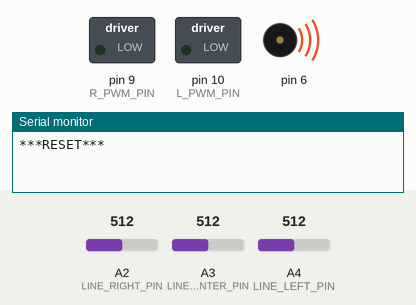
Simulated run of this sketch. Board: Arduino Mega 2560, built with avr-gcc and run on an emulated ATmega2560. On the bench: switched loads named in the sketch (green lamp = pin HIGH), buzzer (waves = sounding), the last lines printed to the serial monitor. The inputs (shaded band) are chosen by the test bench; at power-on: A2 (LINE_RIGHT_PIN) = 512, A4 (LINE_LEFT_PIN) = 512, A3 (LINE_CENTER_PIN) = 512.

Above: at 3.6 s.
5.0 s: A2 (LINE_RIGHT_PIN) set to 994
At 7.0 s:
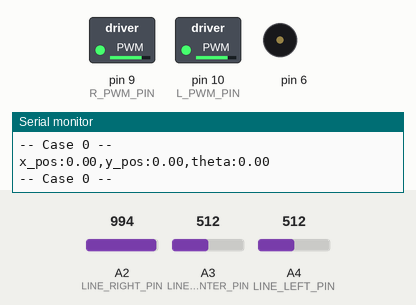
8.0 s: A2 (LINE_RIGHT_PIN) set to 1023
11.0 s: A4 (LINE_LEFT_PIN) set to 900
At 13.21 s:
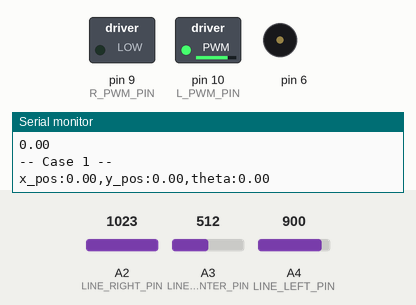
14.0 s: A4 (LINE_LEFT_PIN) set to 5
17.0 s: A4 (LINE_LEFT_PIN) set to 29
20.0 s: A4 (LINE_LEFT_PIN) set to 34
Timing chart, 0 to 24.0 s (numbered marks = the images above; inputs shaded):
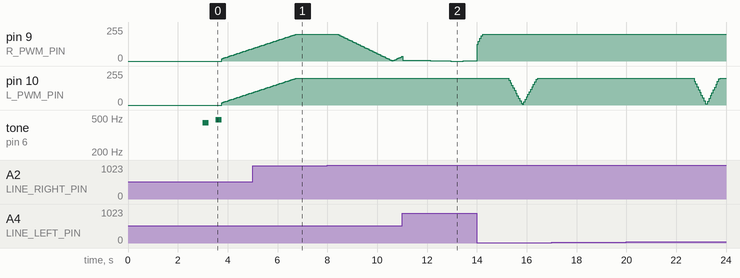

The sketch:

Joe_Task1.ino
```cpp
#include "encoders.h"
#include "pid.h"
#include "line_sensors.h"
#include "timer.h"
#include "kinematics.h"

//Pin definitions for motor
#define L_PWM_PIN 10
#define L_DIR_PIN 16
#define R_PWM_PIN  9
#define R_DIR_PIN 15

#define FWD LOW
#define BCK HIGH

float Kp_left = 0.5; //Proportional gain for position controller
float Kd_left = 0; //Derivative gain for position controller
float Ki_left = 0.1; //Integral gain for position controller

float Kp_right = 0.5; //Proportional gain for position controller
float Kd_right = 0; //Derivative gain for position controller
float Ki_right = 0.1; //Integral gain for position controller

float Kp_head = 0.06; //Proportional gain for position controller
float Kd_head = 0.01; //Derivative gain for position controller
float Ki_head = 0; //Integral gain for position controller

float Kp_head_turn = 1; //Proportional gain for position controller
float Kd_head_turn = 0.0; //Derivative gain for position controller
float Ki_head_turn = 0.0; //Integral gain for position controller

PID left_PID(Kp_left, Ki_left, Kd_left); //Position controller for left wheel position
PID right_PID(Kp_right, Ki_right, Kd_right); //Position controller for left wheel position
PID heading_pid(Kp_head, Ki_head, Kd_head);
PID head_turn_pid(Kp_head_turn, Ki_head_turn, Kd_head_turn);

// You may need to change these depending on how you wire
// in your line sensor.
#define LINE_LEFT_PIN A4 //Pin for the left line sensor
#define LINE_CENTER_PIN A3 //Pin for the centre line sensor
#define LINE_RIGHT_PIN A2 //Pin for the right line sensor

LineSensor line_left(LINE_LEFT_PIN); //Create a line sensor object for the left sensor
LineSensor line_center(LINE_CENTER_PIN); //Create a line sensor object for the centre sensor
LineSensor line_right(LINE_RIGHT_PIN); //Create a line sensor object for the right sensor

#define BAUD_RATE = 115200;

float velocity_l = 0;
float velocity_r = 0;

long last_count_el = 0;
long last_count_er = 0;

unsigned long PID_timer_max = 500;
unsigned long Kinematics_timer_max = 1000;
Timer PID_timer(PID_timer_max, false);
Timer Kinematics_timer(Kinematics_timer_max, false);
Timer Vel_timer(1000000000, false);

bool online = false;

int confidence = 0;
int confidence_diff = 5;
int confidence_thresh = 100;

bool has_been_online = false;

Kinematics k;
bool forwards = true;

int state = 0;

void setupMotorPins()
{
    // Set our motor driver pins as outputs.
  pinMode( L_PWM_PIN, OUTPUT );
  pinMode( L_DIR_PIN, OUTPUT );
  pinMode( R_PWM_PIN, OUTPUT );
  pinMode( R_DIR_PIN, OUTPUT );

  digitalWrite( L_DIR_PIN, LOW  );
  digitalWrite( R_DIR_PIN, LOW );
}

// Remember, setup only runs once.
void setup()
{

  // These two function set up the pin
  // change interrupts for the encoders.
  setupEncoder0();
  setupEncoder1();

  // Initialise your other globals variables
  // and devices.

  // Initialise the Serial communication
  head_turn_pid.setMax(15);
  Serial.begin( 9600 );
  delay(3000);
  Serial.println("***RESET***");
  tone(6, 440, 250);
  delay(500);
  line_left.calibrate();
  line_center.calibrate();
  line_right.calibrate();
  tone(6, 480, 250);
  delay(250);
  head_turn_pid.setMax(80.0);
  k.setDebug(true);
}

// Remmeber, loop is called again and again.
void loop()
{
  switch(state){
    case 0:
      Serial.println("-- Case 0 --");

      if(Kinematics_timer.IsTime()){
        k.update(count_el, count_er);
      }

      if(not(CheckForLine())){
        UpdateDirection(30,30);
      }
      else state = 1;
      break;
    case 1:
      Serial.println("-- Case 1 --");
      if(Kinematics_timer.IsTime()){
        float theta =  k.update(count_el, count_er);
        Serial.println(theta);
      }
      if(PID_timer.IsTime()){
        follow_line(10);
      }
      if(!CheckForLine()){
        Serial.println("End of line");
        UpdateDirection(0,0);
        analogWrite(L_PWM_PIN, 0);
        analogWrite(R_PWM_PIN, 0);
        tone(6, 440, 250);
        delay(1000);
        state = 2;
      }
      break;
    case 2:
      Serial.println("Case 2");
      float angle = k.GetAngleToHome();
      Serial.println("angle:");
      Serial.println(angle);
      delay(3000);
      GoHome(20);
      break;
    case 3:
      Serial.println("Case 3");
      tone(6, 440, 250);
      delay(1000);
      break;
    default:
      Serial.println("Default");
      break;
  }
}

void TurnInDirection(float dir){
  analogWrite(L_PWM_PIN, 0);
  analogWrite(R_PWM_PIN, 0);
  float current_head = k.update(count_el, count_er);
  PID_timer.Reset();
  Kinematics_timer.Reset();
  float output = head_turn_pid.update(dir, current_head);
  while(abs(output) > 1){
    if(PID_timer.IsTime()){
      current_head = k.update(count_el,count_er);
      output = head_turn_pid.update(dir, current_head);
      UpdateDirection(output, -output);
    }
  }
  analogWrite(L_PWM_PIN, 0);
  analogWrite(R_PWM_PIN, 0);
}

void TurnToHome(){
  TurnInDirection(k.GetAngleToHome());
}

bool UpdateLineConfidence(int confidence, int value){
  if (line_left.IsOnline() || line_center.IsOnline() || line_center.IsOnline()) confidence += value;
  else confidence -= value;
}

bool CheckForLine(){
  if(line_left.IsOnline() || line_center.IsOnline() || line_right.IsOnline()) return true;
  if(line_left.read_calibrated() + line_center.read_calibrated() > 500) return true;
  if(line_right.read_calibrated() + line_center.read_calibrated() > 500) return true;
  return false;
}

void GoHome(int bias){
  TurnInDirection(k.GetAngleToHome());
  float current_head = k.update(count_el, count_er);
  PID_timer.Reset();
  Kinematics_timer.Reset();
  float output = head_turn_pid.update(k.GetAngleToHome(), current_head);
  while(!k.IsHome()){
    if(PID_timer.IsTime()){
      current_head = k.update(count_el,count_er);
      output = head_turn_pid.update(k.GetAngleToHome(), current_head);
      UpdateDirection(bias + output, bias - output);
    }
  }
  analogWrite(L_PWM_PIN, 0);
  analogWrite(R_PWM_PIN, 0);
  tone(6, 440, 250);
  delay(5000);
}

void UpdateDirection(int left_demand, int right_demand){
  int diff_l = (int) count_el - last_count_el;
  int diff_r = (int) count_er - last_count_er;
  last_count_el = count_el;
  last_count_er = count_er;

  float float_elapsed = Vel_timer.GetElapsed();

  velocity_l = (float)(diff_l/(float_elapsed)) * 100000;
  velocity_r = (float)(diff_r/(float_elapsed)) * 100000;

  float output_l = left_PID.update(left_demand, velocity_l);
  float output_r = right_PID.update(right_demand, velocity_r);

//  --- Debugging prints ---
//  Serial.print("Demand:");
//  Serial.print(left_demand);
//  Serial.print(",diff_l:");
//  Serial.print(diff_l);
//  Serial.print(",Elapsed:");
//  Serial.print(float_elapsed);
//  Serial.print(",velocity:");
//  Serial.print(velocity_l);
//  Serial.print(",output:");
//  Serial.print(output_l);
//  Serial.print('\n');

  if(output_l > 0) digitalWrite( L_DIR_PIN, FWD );
  else digitalWrite( L_DIR_PIN, BCK );
  analogWrite(L_PWM_PIN, abs(output_l));

  if(output_r > 0) digitalWrite( R_DIR_PIN, FWD );
  else digitalWrite( R_DIR_PIN, BCK );
  analogWrite(R_PWM_PIN, abs(output_r));
}

void follow_line(int forward_speed){
  int value = CalcLineCenter(line_left.read_calibrated(), line_center.read_calibrated(), line_right.read_calibrated()) - 2000;
  int turn = (int)heading_pid.update(value, 0);
//  --- Debugging prints ---
//  Serial.print("Value:");
//  Serial.print(value);
//  Serial.print(",turn:");
//  Serial.print(turn);
//  Serial.print('\n');
  int diff_l = (int) count_el - last_count_el;
  int diff_r = (int) count_er - last_count_er;
  last_count_el = count_el;
  last_count_er = count_er;

  float float_elapsed = Vel_timer.GetElapsed();

  velocity_l = (float)(diff_l/(float_elapsed)) * 100000;
  velocity_r = (float)(diff_r/(float_elapsed)) * 100000;

  int right_demand;
  int left_demand;

  right_demand = forward_speed - turn;
  left_demand = forward_speed + turn;

  float output_l = left_PID.update(left_demand, velocity_l);
  float output_r = right_PID.update(right_demand, velocity_r);

//  --- Debugging Prints ---
//  Serial.print("Demand:");
//  Serial.print(left_demand);
//  Serial.print(",diff_l:");
//  Serial.print(diff_l);
//  Serial.print(",distance_l:");
//  Serial.print(distance_l);
//  Serial.print(",velocity:");
//  Serial.print(velocity_l);
//  Serial.print(",output:");
//  Serial.print(output_l);
//  Serial.print('\n');

  if(output_l > 0) digitalWrite( L_DIR_PIN, FWD );
  else digitalWrite( L_DIR_PIN, BCK );
  analogWrite(L_PWM_PIN, abs(output_l));

  if(output_r > 0) digitalWrite( R_DIR_PIN, FWD );
  else digitalWrite( R_DIR_PIN, BCK );

  analogWrite(R_PWM_PIN, abs(output_r));
}

int CalcLineCenter(int l, int c, int r){
  int total = l + c + r;
  float p1 = l / (float)total;
  float p2 = c / (float)total;
  float p3 = r / (float)total;
  return ((int)((p1 * 1000) + (p2 * 2000) + (p3 * 3000)));
}
```

encoders.h
```cpp
// These #defines act like a find-and-replace
// in your code, and make your code more readable.

#define E1_A_PIN  7
#define E1_B_PIN  23
#define E0_A_PIN  26
//E0_B_Pin is defined seperately later

// Volatile Global variables used by Encoder ISR.
volatile long count_er; // used by encoder to count the rotation
volatile bool oldE1_A;  // used by encoder to remember prior state of A
volatile bool oldE1_B;  // used by encoder to remember prior state of B

volatile long count_el; // used by encoder to count the rotation
volatile bool oldE0_A;  // used by encoder to remember prior state of A
volatile bool oldE0_B;  // used by encoder to remember prior state of B


// This ISR handles just Encoder 1
// ISR to read the Encoder1 Channel A and B pins
// and then look up based on  transition what kind of
// rotation must have occured.
ISR( INT6_vect ) {
  // First, Read in the new state of the encoder pins.
  // Standard pins, so standard read functions.
  boolean newE1_B = digitalRead( E1_B_PIN );
  boolean newE1_A = digitalRead( E1_A_PIN );

  // Some clever electronics combines the
  // signals and this XOR restores the
  // true value.
  newE1_A ^= newE1_B;

  // Create a bitwise representation of our states
  // We do this by shifting the boolean value up by
  // the appropriate number of bits, as per our table
  // header:
  //
  // State :  (bit3)  (bit2)  (bit1)  (bit0)
  // State :  New A,  New B,  Old A,  Old B.
  byte state = 0;
  state = state | ( newE1_A  << 3 );
  state = state | ( newE1_B  << 2 );
  state = state | ( oldE1_A  << 1 );
  state = state | ( oldE1_B  << 0 );


  // This is an inefficient way of determining
  // the direction.  However it illustrates well
  // against the lecture slides.
  switch( state ) {
    case 1:  count_er--; break;  // clockwise?
    case 2:  count_er++; break;  // anti-clockwise?
    case 13: count_er++; break;  // anti-clockwise?
    case 14: count_er--; break;  // clockwise?
    default:             break;  // No movement.
  }

  // Save current state as old state for next call.
  oldE1_A = newE1_A;
  oldE1_B = newE1_B;

}


// This ISR handles just Encoder 0
// ISR to read the Encoder0 Channel A and B pins
// and then look up based on  transition what kind of
// rotation must have occured.
ISR( PCINT0_vect ) {

  // First, Read in the new state of the encoder pins.

  // Mask for a specific pin from the port.
  // Non-standard pin, so we access the register
  // directly.
  // Reading just PINE would give us a number
  // composed of all 8 bits.  We want only bit 2.
  // B00000100 masks out all but bit 2
  boolean newE0_B = PINE & (1<<PINE2);
  //boolean newE0_B = PINE & B00000100;  // Does same as above.

  // Standard read fro the other pin.
  boolean newE0_A = digitalRead( E0_A_PIN ); // 26 the same as A8

  // Some clever electronics combines the
  // signals and this XOR restores the
  // true value.
  newE0_A ^= newE0_B;

  // Create a bitwise representation of our states
  // We do this by shifting the boolean value up by
  // the appropriate number of bits, as per our table
  // header:
  //
  // State :  (bit3)  (bit2)  (bit1)  (bit0)
  // State :  New A,  New B,  Old A,  Old B.
  byte state = 0;
  state = state | ( newE0_A  << 3 );
  state = state | ( newE0_B  << 2 );
  state = state | ( oldE0_A  << 1 );
  state = state | ( oldE0_B  << 0 );

  // This is an inefficient way of determining
  // the direction.  However it illustrates well
  // against the lecture slides.
  switch( state ) {
    case 4: count_el++;  break;  // anti-clockwise?
    case 7: count_el--;  break;  // clockwise?
    case 8: count_el--;  break;  // clockwise?
    case 11: count_el++; break;  // anti-clockwise?
    default: break;
  }

  // Save current state as old state for next call.
  oldE0_A = newE0_A;
  oldE0_B = newE0_B;
}


/*
   This setup routine enables interrupts for
   encoder1.  The interrupt is automatically
   triggered when one of the encoder pin changes.
   This is really convenient!  It means we don't
   have to check the encoder manually.
*/
void setupEncoder1() {

  // Initialise our count value to 0.
  count_er = 0;

  // Initialise the prior A & B signals
  // to zero, we don't know what they were.
  oldE1_A = 0;
  oldE1_B = 0;

  // Setup pins for encoder 1
  pinMode( E1_A_PIN, INPUT );
  pinMode( E1_B_PIN, INPUT );

  // Now to set up PE6 as an external interupt (INT6), which means it can
  // have its own dedicated ISR vector INT6_vector

  // Page 90, 11.1.3 External Interrupt Mask Register – EIMSK
  // Disable external interrupts for INT6 first
  // Set INT6 bit low, preserve other bits
  EIMSK = EIMSK & ~(1<<INT6);
  //EIMSK = EIMSK & B1011111; // Same as above.

  // Page 89, 11.1.2 External Interrupt Control Register B – EICRB
  // Used to set up INT6 interrupt
  EICRB |= ( 1 << ISC60 );  // using header file names, push 1 to bit ISC60
  //EICRB |= B00010000; // does same as above

  // Page 90, 11.1.4 External Interrupt Flag Register – EIFR
  // Setting a 1 in bit 6 (INTF6) clears the interrupt flag.
  EIFR |= ( 1 << INTF6 );
  //EIFR |= B01000000;  // same as above

  // Now that we have set INT6 interrupt up, we can enable
  // the interrupt to happen
  // Page 90, 11.1.3 External Interrupt Mask Register – EIMSK
  // Disable external interrupts for INT6 first
  // Set INT6 bit high, preserve other bits
  EIMSK |= ( 1 << INT6 );
  //EIMSK |= B01000000; // Same as above

}

void setupEncoder0() {

    // Initialise our count value to 0.
    count_el = 0;

    // Initialise the prior A & B signals
    // to zero, we don't know what they were.
    oldE0_A = 0;
    oldE0_B = 0;

    // Setting up E0_PIN_B:
    // The Romi board uses the pin PE2 (port E, pin 2) which is
    // very unconventional.  It doesn't have a standard
    // arduino alias (like d6, or a5, for example).
    // We set it up here with direct register access
    // Writing a 0 to a DDR sets as input
    // DDRE = Data Direction Register (Port)E
    // We want pin PE2, which means bit 2 (counting from 0)
    // PE Register bits [ 7  6  5  4  3  2  1  0 ]
    // Binary mask      [ 1  1  1  1  1  0  1  1 ]
    //
    // By performing an & here, the 0 sets low, all 1's preserve
    // any previous state.
    DDRE = DDRE & ~(1<<DDE6);
    //DDRE = DDRE & B11111011; // Same as above.

    // We need to enable the pull up resistor for the pin
    // To do this, once a pin is set to input (as above)
    // You write a 1 to the bit in the output register
    PORTE = PORTE | (1<< PORTE2 );
    //PORTE = PORTE | 0B00000100;

    // Encoder0 uses conventional pin 26
    pinMode( E0_A_PIN, INPUT );
    digitalWrite( E0_A_PIN, HIGH ); // Encoder 0 xor

    // Enable pin-change interrupt on A8 (PB4) for encoder0, and disable other
    // pin-change interrupts.
    // Note, this register will normally create an interrupt a change to any pins
    // on the port, but we use PCMSK0 to set it only for PCINT4 which is A8 (PB4)
    // When we set these registers, the compiler will now look for a routine called
    // ISR( PCINT0_vect ) when it detects a change on the pin.  PCINT0 seems like a
    // mismatch to PCINT4, however there is only the one vector servicing a change
    // to all PCINT0->7 pins.
    // See Manual 11.1.5 Pin Change Interrupt Control Register - PCICR

    // Page 91, 11.1.5, Pin Change Interrupt Control Register
    // Disable interrupt first
    PCICR = PCICR & ~( 1 << PCIE0 );
    // PCICR &= B11111110;  // Same as above

    // 11.1.7 Pin Change Mask Register 0 – PCMSK0
    PCMSK0 |= (1 << PCINT4);

    // Page 91, 11.1.6 Pin Change Interrupt Flag Register – PCIFR
    PCIFR |= (1 << PCIF0);  // Clear its interrupt flag by writing a 1.

    // Enable
    PCICR |= (1 << PCIE0);
}
```

line_sensors.h
```cpp
#ifndef _Line_follow_h
#define _Line_follow_h

//Number of readings to take for calibration
//const int NUM_CALIBRATIONS = ????;

/*
 *  Class to represent a single line sensor
 */
class LineSensor
{
  public:

    // Required function.
    LineSensor(int pin);   //Constructor

    // Suggested functions.
    void calibrate();       //Calibrate
    int read_raw();         //Return the uncalibrated value from the sensor
    int read_calibrated();  //Return the calibrated value from the sensor
    bool IsOnline();
    // You may wish to add other functions!
    // ...

  private:

    int pin;
    int offset = 0;
    int thresh = 500;
    /*
     * Add any variables needed for calibration here
     */

};


// Class Constructor:
// Sets pin passed in as argument to input
LineSensor::LineSensor(int Line_pin)
{
  pin = Line_pin;
  pinMode(pin, INPUT);
}

// Returns unmodified reading.
int LineSensor::read_raw()
{
  return analogRead(pin);
}

bool LineSensor::IsOnline()
{
  if(read_calibrated() > thresh) return 1;
  else return 0;
}

// Write this function to measure any
// systematic error in your sensor and
// set some bias values.
void LineSensor::calibrate()
{
  int total = 0;
  for(int i = 0; i < 50; i++) total += analogRead(pin);
  offset = (total/50);
}


// Use the above bias values to return a
// compensated ("corrected") sensor reading.
int LineSensor::read_calibrated()
{
  /*
   * Write code to return a calibrated reading here
   */
//   if(analogRead(pin) - offset > thresh) return 1;
//   else return 0;
   return analogRead(pin) - offset;
}


#endif
```

Source omitted: kinematics.h (2514 bytes), pid.h (7698 bytes), timer.h (2233 bytes)
